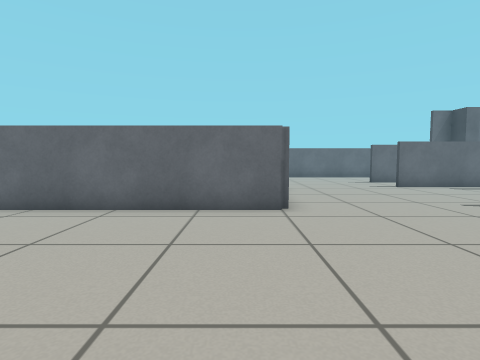
View 1 (above)

24 first-person views from a walk through a world built for the Gazebo simulator. The camera is 0.6 m above the floor, tilts 4° down and sees 80° across. The floor is counted in squares, 0.5 m on a side. Each view is taken from the middle of a square. On the plan, view 1 faces up. The plan holds only what a view shows up to about 13 squares ahead; the rest is blank.

View 2
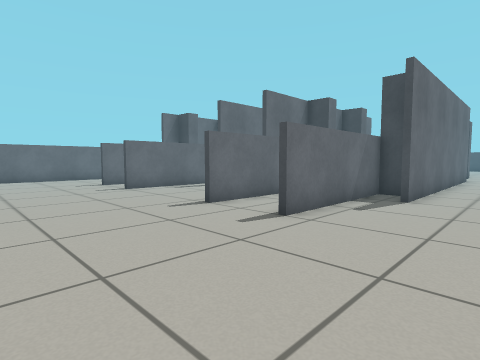

View 3
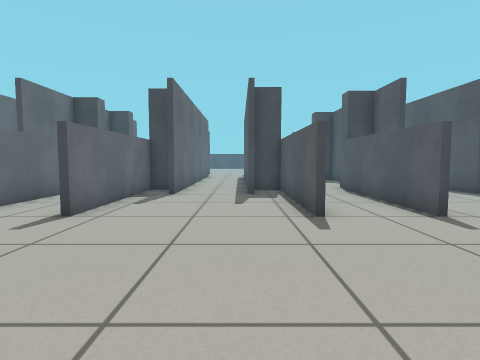

View 4
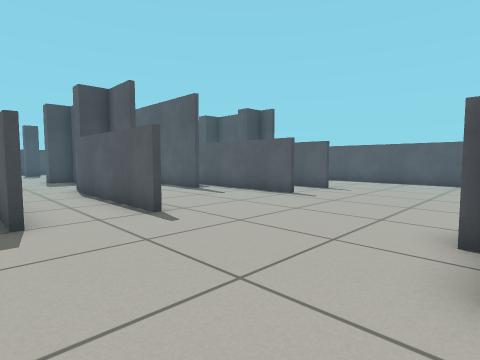

View 5
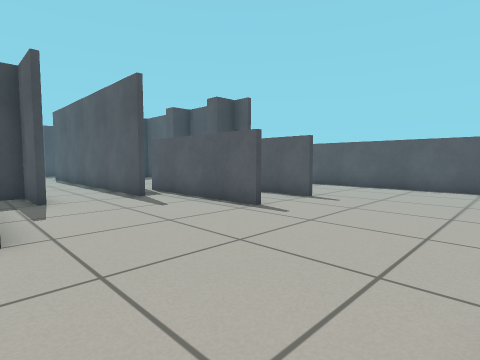

View 6
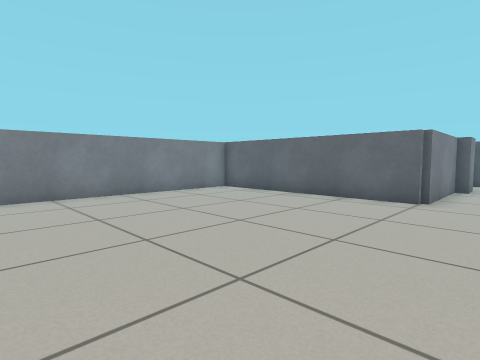

View 7
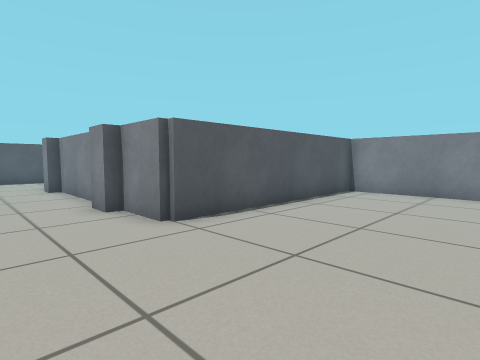

View 8
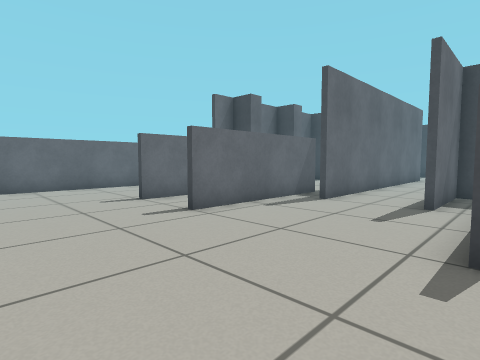

View 9
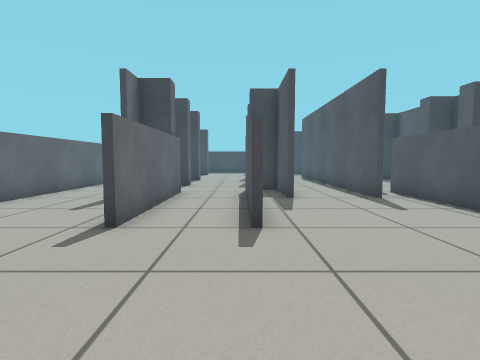

View 10
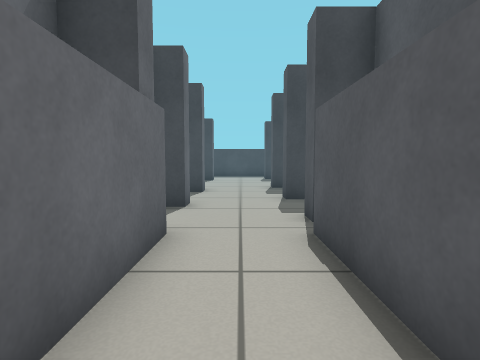

View 11
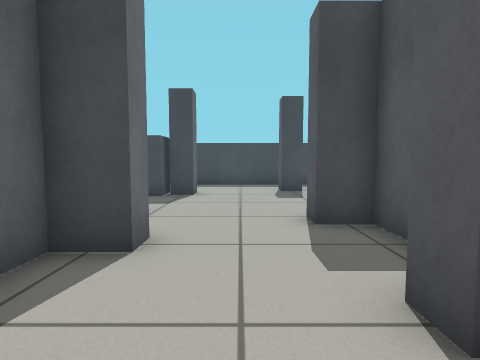

View 12
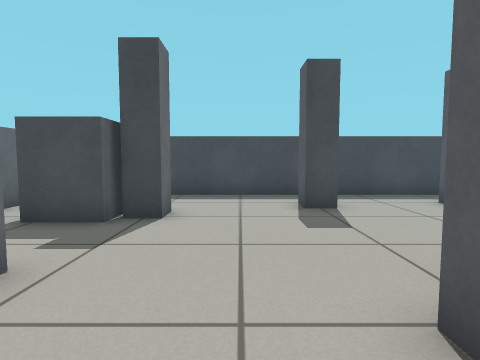

View 13
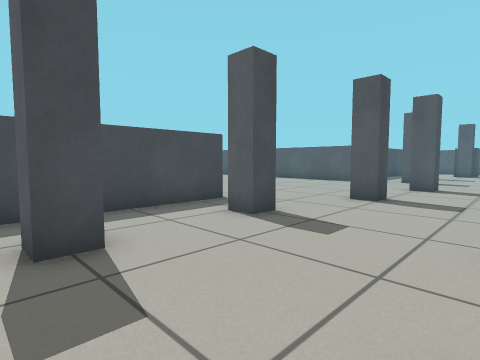

View 14
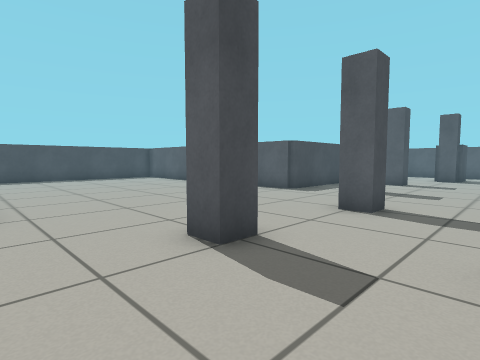

View 15
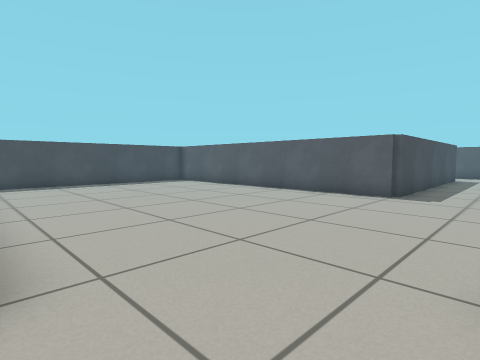

View 16
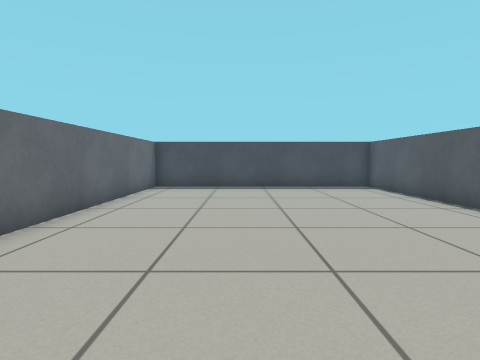

View 17
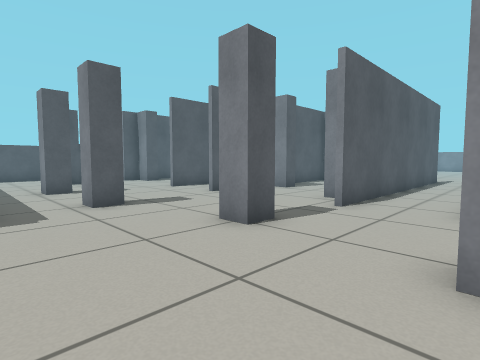

View 18
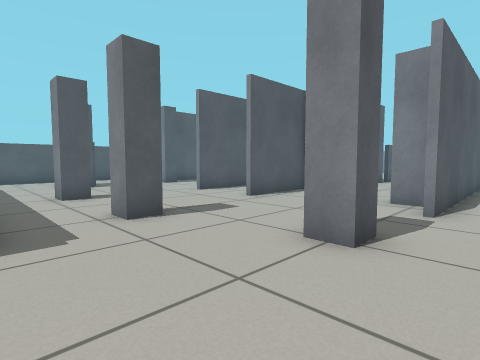

View 19
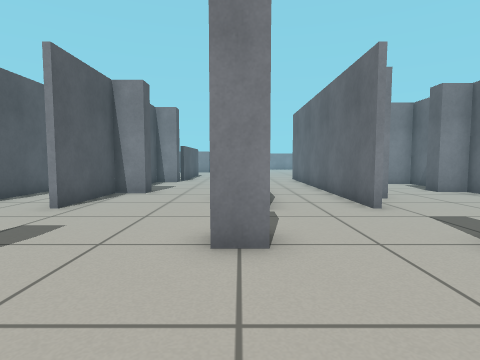

View 20
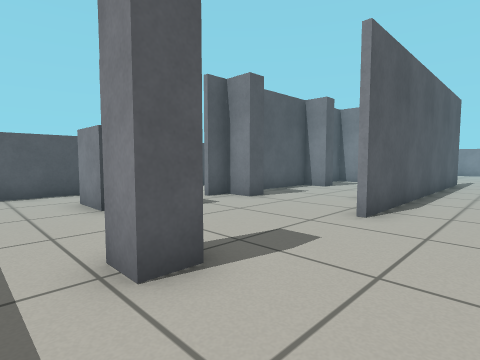

View 21
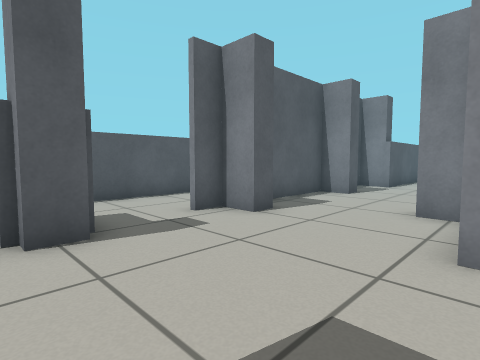

View 22
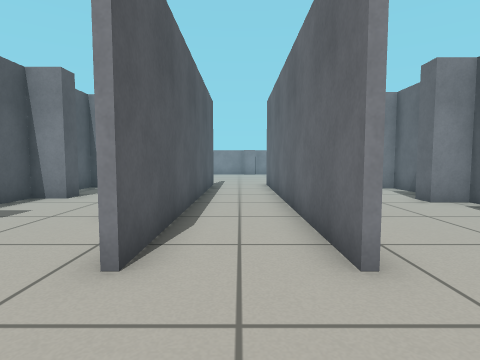

View 23
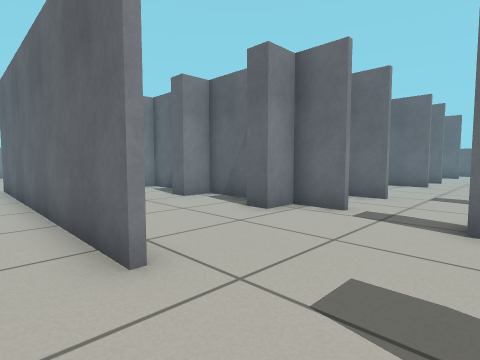

View 24
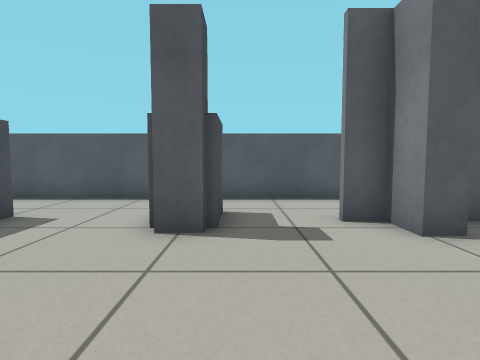

### Floor plan
Points are (right, up) in squares from view 1. A wall is a line through its corners. A room is listed if a view was taken in it or the views show most of it. See-through windows are left out.
Room 1 (views 1, 2, 3, 4, 5, 6, 7, 8, 9, 10)
walls: (6.9, -0.6) (12.2, -0.6); (6.9, -3.2) (12.5, -3.2); (8.6, 7.4) (12.6, 7.4); (11.4, 0.7) (22, 0.7); (10.9, 7.2) (7, 7.2); (1.2, 10.4) (1.2, 6.8) (-6.8, 6.8) (-6.8, -2.8) (1.2, -2.8) (1.2, -4.5); (12.5, 4.6) (7, 4.6); (1.2, -6.9) (1.2, -10.2); (10.9, -4.5) (12.9, -4.5); (11, 8.7) (15, 8.7); (6.9, -8.6) (12.6, -8.6); (7, 12.8) (12.6, 12.8); (10.9, -7.3) (22, -7.3); (11, 11.5) (12.4, 11.5); (6.9, -11.2) (9.1, -11.2); (12.6, 12.6) (7, 12.6); (11.8, -11.2) (12.6, -11.2); (12.6, 15.2) (7, 15.2); (17.2, 11.3) (11, 11.3); (2.9, -15.8) (7.8, -15.8); (22.1, 3.3) (11, 3.3); (22.1, -4.7) (11, -4.7); (15.1, 19.8) (4, 19.8); (19.8, -15.8) (21.5, -15.8)
ways out: opening at (11.5, -4) to room 2; opening at (11.5, 4) to room 2; opening at (11.5, 12) to room 2; opening at (12, -10) to room 2; opening at (12, -2) to room 2; opening at (12, 14) to room 2; opening at (21, -14.5) to room 2; opening at (21, -6) to room 2; opening at (21, 2) to room 2
objects: grey box (1, -11) to (2, -11); grey box (1, -5) to (2, -5); grey box (1, 11) to (2, 12); grey box (1, 15) to (2, 15); grey box (12, -12) to (13, -12)
Room 2 (views 11, 12, 13, 14, 15, 16, 17, 18, 19, 20, 21, 22, 23, 24)
walls: (28.8, 6.9) (28.8, 16.4); (22.1, 0.5) (20.5, 0.5); (22.1, 8.5) (21, 8.5); (18.9, 0.5) (16.9, 0.5); (19, 8.5) (18.2, 8.5); (19.1, 11.5) (20.2, 11.5); (18.6, -4.5) (22, -4.5); (14.5, 0.5) (12.9, 0.5); (14.1, 8.5) (11, 8.5); (28.8, -8.6) (28.8, -2.8) (40.8, -2.8) (40.8, 6.8) (32.4, 6.8); (18.8, 16.5) (17.9, 16.5); (12.4, 11.5) (13.4, 11.5); (26.5, 19.8) (25.9, 19.8); (21.1, -12.5) (22, -12.5); (16.1, -12.5) (19.6, -12.5); (21.5, -15.8) (29.4, -15.8); (12.5, -12.5) (13.5, -12.5)
ways out: opening at (11.5, -4) to room 1; opening at (11.5, 4) to room 1; opening at (11.5, 12) to room 1; opening at (12, -10) to room 1; opening at (12, -2) to room 1; opening at (12, 14) to room 1; opening at (21, -14.5) to room 1; opening at (21, -6) to room 1; opening at (21, 2) to room 1; opening at (29, -14.5)
objects: grey box (12, -1) to (13, 0); grey box (12, 4) to (13, 5); grey box (12, 16) to (13, 16); grey box (13, -4) to (14, -3); grey box (13, 12) to (14, 13); grey box (14, 7) to (15, 8); grey box (15, -12) to (16, -11); grey box (15, 4) to (16, 5); grey box (15, 15) to (16, 16); grey box (16, -1) to (17, 0); grey box (17, 12) to (17, 13); grey box (18, -9) to (19, -8); grey box (18, -4) to (19, -3); grey box (18, 7) to (18, 8); grey box (19, 4) to (20, 5); grey box (19, 15) to (19, 16); grey box (20, -12) to (21, -11); grey box (20, -1) to (21, 0); grey box (20, 12) to (21, 13); grey box (24, -14) to (26, -12); pillar (24, 0) to (25, 0); grey box (24, 17) to (26, 18); pillar (25, -12); pillar (25, 4) to (26, 4); pillar (25, 16) to (26, 16); pillar (26, -8) to (27, -8); pillar (26, -4) to (27, -4); pillar (26, 8) to (27, 8); pillar (26, 12) to (27, 12)

Where each view was taken, in squares from view 1:
view 1: 0 up, 0 right, facing up
view 2: 1 up, 2 right, facing up-right
view 3: 1 up, 1 right, facing right
view 4: 0 up, 1 right, facing down-right
view 5: 3 down, 2 right, facing down-right
view 6: 2 down, 3 right, facing up-left
view 7: 2 up, 4 right, facing down-left
view 8: 7 up, 3 right, facing up-right
view 9: 13 up, 2 right, facing right
view 10: 14 up, 8 right, facing right
view 11: 14 up, 15 right, facing right
view 12: 14 up, 19 right, facing right
view 13: 13 up, 22 right, facing down-right
view 14: 7 up, 22 right, facing down-right
view 15: 7 up, 26 right, facing down-right
view 16: 3 up, 28 right, facing right
view 17: 4 up, 29 right, facing down-left
view 18: 2 up, 29 right, facing down-left
view 19: 0 up, 29 right, facing left
view 20: 5 down, 28 right, facing down-left
view 21: 7 down, 26 right, facing down-left
view 22: 6 down, 25 right, facing left
view 23: 6 down, 25 right, facing up-left
view 24: 7 down, 24 right, facing down
